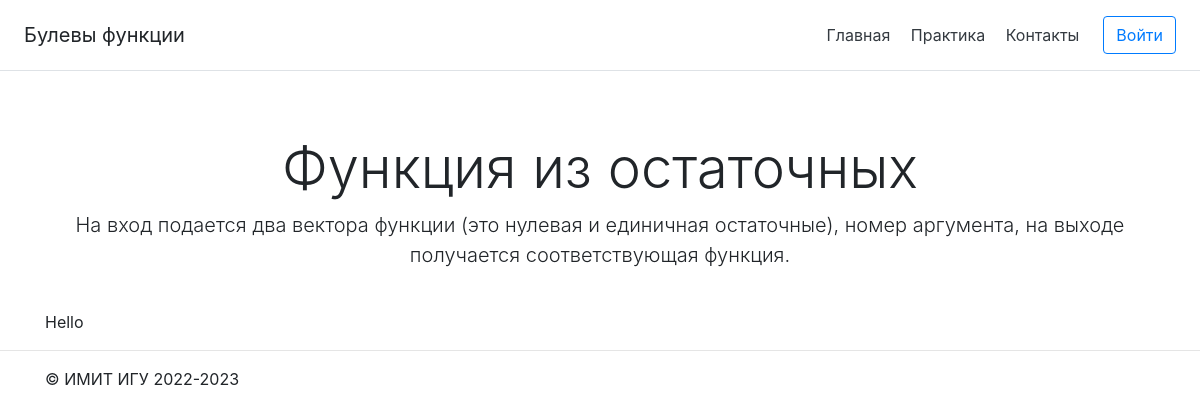
Screenshot of /StartTask/FuncFromRes with the database file from the repository.
### main/models.py (models this page shows, shortened)
class Task(models.Model):
    title = models.CharField('Название', max_length=255)
    task = models.TextField('Описание')
    type = models.CharField('Тип задачи', max_length=50, default="none")
    class Meta:
        verbose_name = 'Задача'
        verbose_name_plural = 'Задачи'

### main/views.py (the view)
# urls.py: path('StartTask/FuncFromRes', funcFromRes, name='FuncFromRes'),
def funcFromRes(request):
    task = Task.objects.get(type="FuncFromRes")
    return render(request, 'main/starttask/FuncFromRes.html', {'task': task})

### main/templates/main/starttask/FuncFromRes.html
{% extends 'main/starttask/temp.html' %}
{% block task %}
<p>Hello</p>
{% endblock %}

### main/templates/main/starttask/temp.html (shortened to what this page needs)
{% extends 'main/base.html' %}
{% block content %}
    <div class="pricing-header px-3 py-3 pt-md-5 pb-md-4 mx-auto text-center">
      <h1 class="display-4">{{task.title}}</h1>
      <p class="lead">{{task.task}}</p>
    </div>
    <div class="task">
        {% block task %}{% endblock %}
    </div>
{% endblock %}

### rows the page displays
Task: title "Функция из остаточных", task "На вход подается два вектора функции (это нулевая и единичная остаточные), номер аргумента, на выходе получается соответствующая функция."
